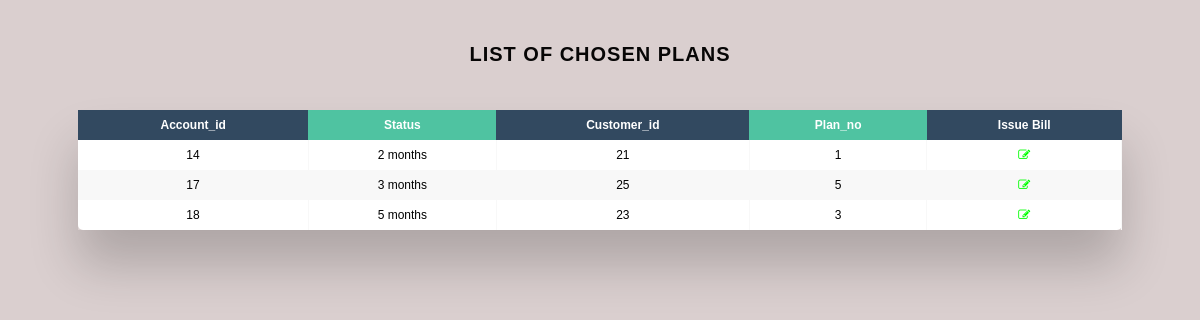
Page /EasyBill/custaccount.php on the committed database.
### tables this page shows
CREATE TABLE `account` (
  `Acc_id` int(255) NOT NULL,
  `Status` varchar(255) NOT NULL,
  `Cust_id` int(255) NOT NULL,
  `Plan_no` int(255) NOT NULL
);

### EasyBill/custaccount.php (the view, shortened to what this page needs)
<!DOCTYPE html>
<html lang="en">
<head>
    <link rel="stylesheet" href="https://cdnjs.cloudflare.com/ajax/libs/font-awesome/4.7.0/css/font-awesome.min.css" />
    <link rel="stylesheet" href="custaccount.css">
</head>
<body>
<h1 class="hello">List of chosen plans</h1>
<div class="table-wrapper">
    <table class="fl-table">
        <thead>
        <tr>
            <th>Account_id</th>
            <th>Status</th>
            <th>Customer_id</th>
            <th>Plan_no</th>
            <th>Issue Bill</th>
        </tr>
        </thead>
        <tbody>
        <?php
      include 'connection1.php';
      $selectquery = " SELECT * FROM account ";
      $query = mysqli_query($con,$selectquery);
       while($res = mysqli_fetch_array($query)){
           ?>
        <tr>
            <td><?php echo $res['Acc_id']; ?></td>
            <td><?php echo $res['Status']; ?></td>
            <td><?php echo $res['Cust_id']; ?></td>
            <td><?php echo $res['Plan_no']; ?></td>
            <td> <a href="" data-toggle="tooltip" title="Issue Bill!"><a style="color:#00ff00;" title="Issue bill" href="bill.php?cid=<?php  echo $res['Cust_id'];       ?>"><i class="fa fa-edit" aria-hidden="true"></i></a></td>
        </tr>
        <?php
       }
       ?>
    </table>
</div>

### EasyBill/custaccount.css (style rules this page uses)
* { box-sizing: border-box; -webkit-box-sizing: border-box; -moz-box-sizing: border-box; }
body { font-family: Helvetica; -webkit-font-smoothing: antialiased; background: rgb(218, 207, 207); }
.hello { text-align: center; font-size: 20px; text-transform: uppercase; letter-spacing: 1px; color: rgb(7, 6, 6); padding: 30px 0; }
.table-wrapper { margin: 10px 70px 70px; box-shadow: 0px 35px 50px rgba( 0, 0, 0, 0.2 ); }
.fl-table { border-radius: 5px; font-size: 12px; font-weight: normal; border: none; border-collapse: collapse; width: 100%; max-width: 100%; white-space: nowrap; background-color: white; }
.fl-table td, .fl-table th { text-align: center; padding: 8px; }
.fl-table td { border-right: 1px solid #f8f8f8; font-size: 12px; }
.fl-table thead th { color: #ffffff; background: #4FC3A1; }
.fl-table thead th:nth-child(odd) { color: #ffffff; background: #324960; }
.fl-table tr:nth-child(even) { background: #F8F8F8; }

### rows in the picture
account: Acc_id "14", Status "2 months", Cust "21", Plan_no "1"
account: Acc_id "17", Status "3 months", Cust "25", Plan_no "5"
account: Acc_id "18", Status "5 months", Cust "23", Plan_no "3"
